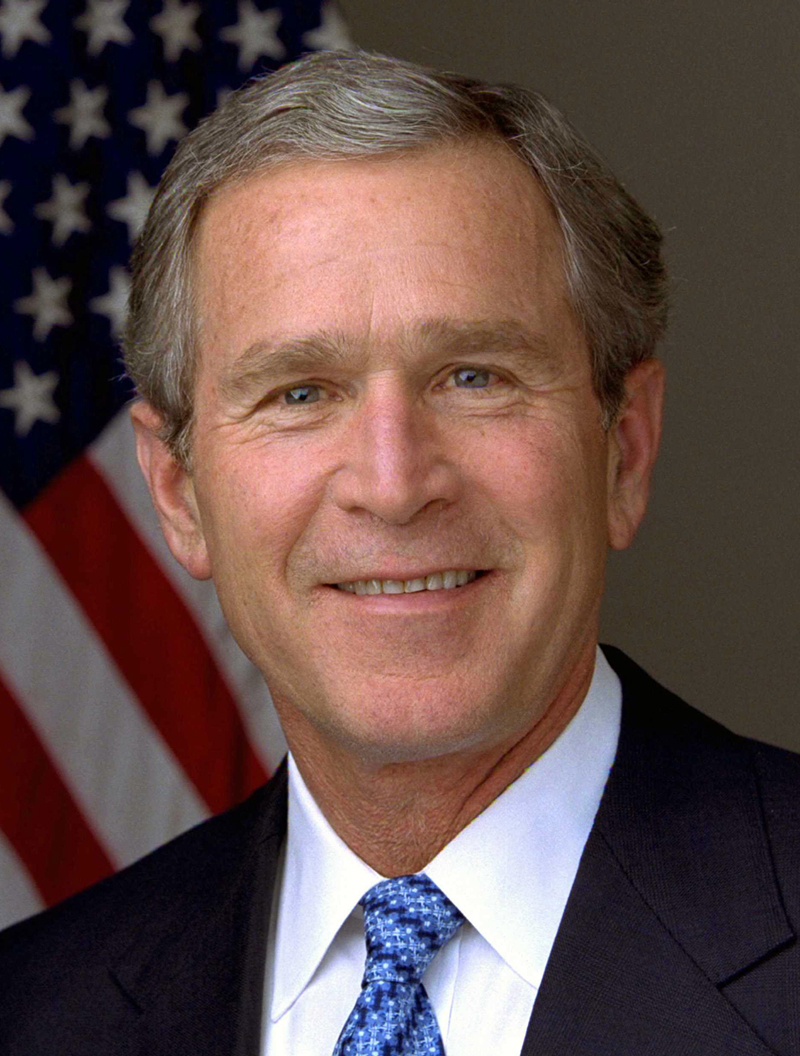
//> input picture 1a.jpg, 800 x 1056 px
$ ./DIP4_2014CSB1011_NikhilTeja 1a.jpg 1b.jpg 1b.jpg   (built with g++ and OpenCV 4)
//> lines starting //> are read from the running program, lines starting //| are printed output that depends on the picture
 #include<iostream>
  #include <queue>
  #include<fstream>
  #include <cmath>
  #include <opencv2/opencv.hpp>
  #include "opencv2/highgui/highgui.hpp"
  #include "opencv2/core/core.hpp"
  #include "opencv2/core/core_c.h"
  #include "opencv2/highgui/highgui_c.h"
  #include "opencv2/imgproc/imgproc_c.h"

  using namespace cv;
  using namespace std;

    Mat image0,image1,warp0,warp1,finalMorph;

    int M_SIZE,N_SIZE;

    int TIE_POINTS=35;
    int * x1;
    int * y11;
    int * x2;
    int * y2;

    /*P AND Q for Warp Image*/
    int * pX;
    int * pY;

    int *qX;
    int *qY;

    /*L AND M FOR IMAGE 0*/
    int * lX;
    int * lY;

    int * mX;
    int * mY;

    /*L1 AND M1 FOR IMAGE 1*/
    int * l1X;
    int * l1Y;

    int * m1X;
    int * m1Y;

    /*XPRIME FOR  EACH LINE*/

    int *primeXx;
    int *primeXy;
  /*Displacei FOR  EACH LINE*/

    int *DisplaceX;
    int *DisplaceY;

  /*Dzum  FOR  EACH LINE*/

   float dSumX;float dSumY;

    /*tempX and tempY are used in addTwoPoints Subroutine*/
    int tempX[1];
    int tempY[1];

    Mat   fromImage; Mat  toImage ;
    Mat   wrapFrom; Mat wrapTo ;
    Mat   morph;

  // Caluclate the Dot Product
  //Input : the coordinates of two vectors
  //Output : the Value of the dotproduct
    int dotP(int l1, int m1 , int l2 , int m2 ){
      int result ;
      result= l1*l2 + m1*m2 ;
      return result;
    }

  //For Caluclating the mod of a line ( i.e Vector )

  float modOfP(int l , int m ){
    float result;
    result=sqrt(l*l + m* m);
    return result;
  }

  // For Addwarp0.at<uchar>(i,j)=(int)image0.at<uchar>(i,j);ing two Points
  int addTwoPoints(int l , int m , int j , int k )
  {
    tempX[0]=l+j;
    tempY[0]=m+k;
    //cout<< "addtwopoints y coordinate"<<m+k << endl;
  }
  float chimpA , chimpB;
  float tempAdd(float l , float m , float j , float k ){
    chimpA=l+j;
    chimpB=m+k;

  }
  char lol [10];
  void read_from_file(int TIE_POINTS){

    std::fstream myfile(lol, std::ios_base::in);

    int a2,count1,i;
    float a;
    int iter=0;

    while(myfile >> a)

    {
        i=iter/8;
        count1=iter%8;

      if(count1==0){
                lX[i]=a;
                iter+=1;
                //cout << lX[i] <<endl;
                continue;
            }
       if(count1==1){
                lY[i]=a;
                iter+=1;
                continue;
            }
        if(count1==2){
                mX[i]=a;
                iter+=1;
                continue;
            }
        if(count1==3){
                mY[i]=a;
                iter+=1;
                continue;
            }
        if(count1==4){
                l1X[i]=a;
                iter+=1;
                continue;
            }
        if(count1==5){
                l1Y[i]=a;
                iter+=1;
                continue;
            }
        if(count1==6){
                m1X[i]=a;
                iter+=1;
                continue;
            }
        if(count1==7){
                m1Y[i]=a;
                //cout << m1Y[i] <<endl;
                iter+=1;
                continue;
            }


    }


  }

  void warp_calc(float t,int TIE_POINTS){


      for(int i=0;i<TIE_POINTS;i++){

        pX[i]=(t)*lX[i]+((1.0-t)*l1X[i]);
        pY[i]=(t)*lY[i]+((1.0-t)*l1Y[i]);
        qX[i]=(t)*mX[i]+((1.0-t)*m1X[i]);
        qY[i]=(t)*mY[i]+((1.0-t)*m1Y[i]);


      }

  }

float pointLineDistance(double u , double v  , int i , int j, int px , int py , int qx, int qy){

   if(u>=0 && u<=1){
    return abs(v);
   }
   else if(u<0){
   return  sqrt((px-i)*(px-i) + (py-j)*(py-j)) ;
   }
   else if(u>1){
    return sqrt((qx-i)*(qx-i) + (qy-j)*(qy-j)) ;
   }
  }


void display_image(){

     //namedWindow("MyWindow", WINDOW_NORMAL);

     namedWindow("image0", WINDOW_NORMAL);
     namedWindow("warp0", WINDOW_NORMAL);
     imshow("image0", image0); //display the image which is stored in the 'orginal' in the "MyWindow" window
     imshow("warp0", warp0);
     namedWindow("image1", WINDOW_NORMAL);
     namedWindow("warpOne", WINDOW_NORMAL);
     imshow("image1", image1); //display the image which is stored in the 'orginal' in the "MyWindow" window
     imshow("warpOne", warp1);
     namedWindow("final", WINDOW_NORMAL);
     imshow("final", finalMorph);
     waitKey(0); //wait infinite time for a keypress

    destroyWindow("image0");
    destroyWindow("final");
    destroyWindow("warp0");
     destroyWindow("image1");

    destroyWindow("warpOne");
    return;

}
  int main(int argc, char const *argv[])
  {
    int i,n;

      //cout << "How many numbers would you like to type? ";
      //cin >> i;
      n=35;

      pY = new (nothrow) int[n];
      pX = new (nothrow) int[n];
      qX = new (nothrow) int[n];
      qY = new (nothrow) int[n];
      lY = new (nothrow) int[n];
      lX = new (nothrow) int[n];
      mX = new (nothrow) int[n];
      mY = new (nothrow) int[n];
      l1Y = new (nothrow) int[n];
      l1X = new (nothrow) int[n];
      m1X = new (nothrow) int[n];
      m1Y = new (nothrow) int[n];
      primeXx = new (nothrow) int[n];
      primeXy = new (nothrow) int[n];
      DisplaceX= new (nothrow) int[n];
      DisplaceY= new (nothrow) int[n];
      int finalXPrimeX[1];
      int finalXPrimeY[1];
      finalXPrimeX[0]=0;
      finalXPrimeY[0]=0;
      tempX[0]=0;
      tempY[0]=0;

      // TO TAKE THE VALUES OF TIE POINTS

      //  char* im1 = argv[1];
      //char* im2 = argv[2];

      image0= imread(argv[1],CV_LOAD_IMAGE_GRAYSCALE);
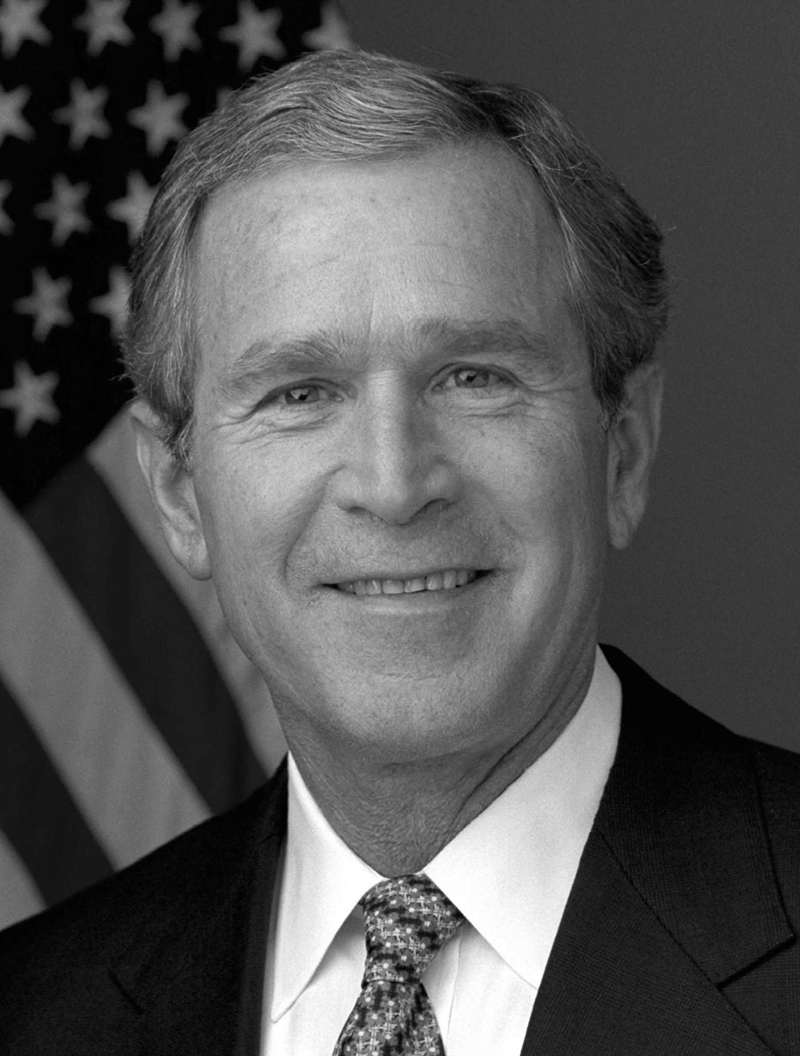
//> image0: 1056 rows x 800 cols, CV_8UC1; min 0, max 255, mean 82.5

      M_SIZE=image0.rows;
//> M_SIZE = 1056
      N_SIZE=image0.cols;
//> N_SIZE = 800

      //Mat warp0(M_SIZE,N_SIZE,image0.type());

      image1 = imread(argv[2],CV_LOAD_IMAGE_GRAYSCALE);
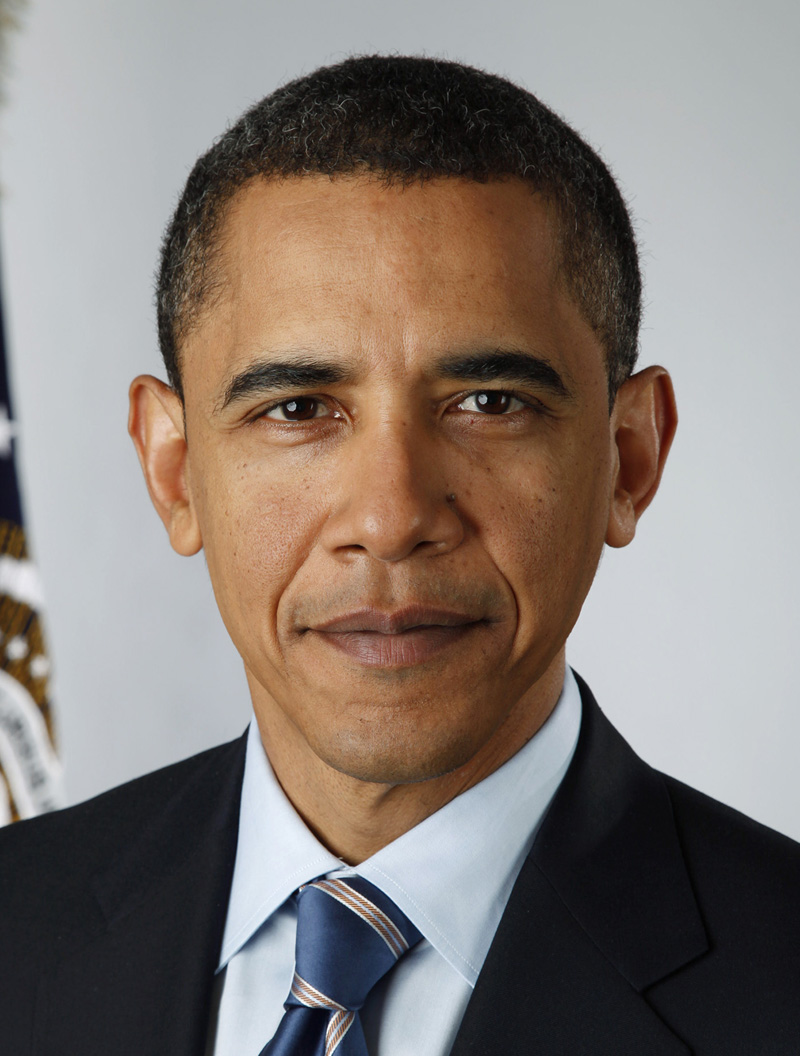
//> input picture 1b.jpg, 800 x 1056 px
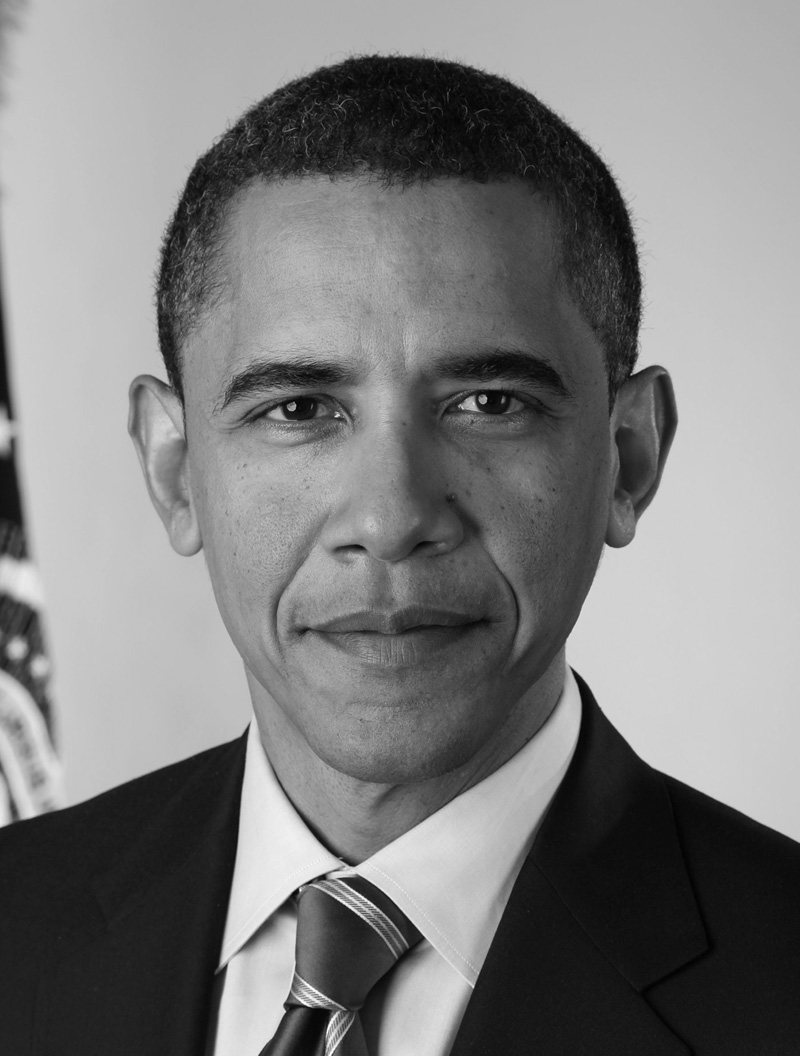
//> image1: 1056 rows x 800 cols, CV_8UC1; min 1, max 255, mean 125.7
      //  warp0=image1.clone();
      warp0 =   Mat::zeros(image0.size(), image0.type());
      warp1 =   Mat::zeros(image1.size(), image1.type());


        int M1_SIZE,N1_SIZE;
        M1_SIZE=image1.rows;
//> M1_SIZE = 1056
        N1_SIZE=image1.cols;
//> N1_SIZE = 800
        float t;
        t=0.8;
        strcpy(lol,argv[3]);
      read_from_file(35);
//> after the loop in read_from_file, `while(myfile >> a)`: iter = 0

      warp_calc(t,35);
      // removing garbage vals
      for (int i = 0; i < 35; ++i)
      {
        DisplaceY[i]=0;
        DisplaceX[i]=0;
      }


    int lineCount=TIE_POINTS;  // used in caluclation of x prime
    float u;  // used in caluclation of x prime
    float v ; // used in caluclation of x prime
    float length,distance ;

    float a , b ,p;double weight,weightSum; //used in weight caluclation
    a=0.5; b=1; p=0.2;
    weight=0;

    //a=0.5; b=1; p=0.2;
   dSumX=0;dSumY=0;
    //cout<<"Initial DSUM is ( "<< dSumX[0] << "," <<dSumY[0] <<")" << endl;
    weightSum = 0 ;// As in Algorithm weightsum=0;
    int lineA,lineB ,lineC ; // Coefficients of line A B and C ;
    float tempu;float tempPrime,tempv;
    float a1 , b1;   // temp variables used in (i.e after first addtwopoints to store xcord and ycord)
    int flag=0 ; // The source is image 0 and for Flag = 1 The source is image 1 ;
    int count=0;
    if (flag==0)
    {
      for (int i = 0; i < M_SIZE; ++i)
      {
        for (int j = 0; j < N_SIZE; ++j)
        { weightSum=0;dSumX=0; // As in Algorithm dsum=(0,0);
          dSumY=0;
          for (int k = 0; k < lineCount; ++k)
          {
            //cout << "entered " << endl;
              u = dotP(i-pX[k],j-pY[k],qX[k]-pX[k],qY[k]-pY[k]);
              tempu= dotP(qX[k]-pX[k],qY[k]-pY[k],qX[k]-pX[k],qY[k]-pY[k]) ;
              u = u /(float) tempu;
             // printf("u is %d \n",u);

              v = dotP(i-pX[k],j-pY[k],(-1*qY[k]+pY[k]),qX[k]-pX[k]);

              tempv=modOfP(qX[k]-pX[k],qY[k]-pY[k]);
              v=v/tempv;
                //printf("v is %d \n",v);printf("M_Size is %d \n",M_SIZE);
      //printf("N_SIZE is %d \n",N_SIZE);
              //V Caluclation Done

              tempv=modOfP(mX[k]-lX[k],mY[k]-lY[k]);
              tempPrime=v/tempv;
              tempPrime=tempPrime;
              tempAdd(u*(mX[k]-lX[k]),u*(mY[k]-lY[k]),tempPrime*(-mY[k]+lY[k]),tempPrime*(mX[k]-lX[k]));
              a1=chimpA;
              b1=chimpB;
              tempAdd(a1,b1, lX[k] , lY[k]);
              primeXx[k]=(int)(chimpA);
              primeXy[k]=(int)chimpB;


              //float pointLineDistance(int u , int v  , int i , int j, int px , int py , int qx, int qy)
              distance=pointLineDistance(u,v,i,j,pX[k],pY[k],qX[k],qY[k]);
             // cout<<distance<<"distance"<<endl;
              length=modOfP(qX[k]-pX[k],qY[k]-pY[k]);
              //end of distance and length


             // length=modOfP(qX[k]-pX[k],qY[k]-pY[k]);
             // printf("length is %d\n",length);
              weight= pow(length,0.2)/(0.5+distance);
              addTwoPoints(primeXx[k],primeXy[k],-i,-j); // Disp[k] = Xk - X
              DisplaceX[k]=(tempX[0]);
              DisplaceY[k]=(tempY[0]);
              // [4 lines of commented-out code are left out]
              dSumX=DisplaceX[k]*weight +dSumX;

              dSumY=DisplaceY[k]*weight +dSumY;


              //cout<<dSumX[0]<<"dsumX"<<endl;
              weightSum += weight;
              //cout<<endl<<endl<<endl;

                if(i==0 && j==0  && 1)
             {  //printf("X is %d \n",primeXx[k]);
                // [7 lines of commented-out code are left out]

              }
              //  cout << "X is (0,0" << endl;
               // cout<< " P is " << pX[0] <<


          } // Ending the Eachline Loop !! K indexed loop
          //addTwoPoints(i,j,round(dSumX/weightSum),round(dSumY/weightSum));
          finalXPrimeX[0]=(int)(i+(dSumX/weightSum));
          finalXPrimeY[0]=(int)(j+(dSumY/weightSum));
          if((finalXPrimeX[0]>=0&& finalXPrimeX[0]<image0.rows) && finalXPrimeY[0]>=0 && finalXPrimeY[0]<N_SIZE)
            warp0.at<uchar>(j,i)=(int)image0.at<uchar>(finalXPrimeY[0],finalXPrimeX[0]);
        }
      }
//> after the loop, weightSum = 0; dSumX = 0; dSumY = 0; u = nan; tempu = 0; v = nan; tempPrime = nan
    }
    flag=1;
    if (flag==1)
    {
      for (int i = 0; i < M_SIZE; ++i)
      {
        for (int j = 0; j < N_SIZE; ++j)
        { weightSum=0;dSumX=0; // As in Algorithm dsum=(0,0);
          dSumY=0;
          for (int k = 0; k < lineCount; ++k)
          {
            //cout << "entered " << endl;
              u = dotP(i-pX[k],j-pY[k],qX[k]-pX[k],qY[k]-pY[k]);
              tempu= dotP(qX[k]-pX[k],qY[k]-pY[k],qX[k]-pX[k],qY[k]-pY[k]) ;
              u = u /(float) tempu;
             // printf("u is %d \n",u);

              v = dotP(i-pX[k],j-pY[k],(-1*qY[k]+pY[k]),qX[k]-pX[k]);

              tempv=modOfP(qX[k]-pX[k],qY[k]-pY[k]);
              v=v/tempv;
                //printf("v is %d \n",v);printf("M_Size is %d \n",M_SIZE);
      //printf("N_SIZE is %d \n",N_SIZE);
              //V Caluclation Done

              tempv=modOfP(m1X[k]-l1X[k],m1Y[k]-l1Y[k]);
              tempPrime=v/tempv;
              tempPrime=tempPrime;
              tempAdd(u*(m1X[k]-l1X[k]),u*(m1Y[k]-l1Y[k]),tempPrime*(-m1Y[k]+l1Y[k]),tempPrime*(m1X[k]-l1X[k]));
              a1=chimpA;
              b1=chimpB;
              tempAdd(a1,b1, l1X[k] , l1Y[k]);
              primeXx[k]=(int)(chimpA);
              primeXy[k]=(int)chimpB;


              //float pointLineDistance(int u , int v  , int i , int j, int px , int py , int qx, int qy)
              distance=pointLineDistance(u,v,i,j,pX[k],pY[k],qX[k],qY[k]);
             // cout<<distance<<"distance"<<endl;
              length=modOfP(qX[k]-pX[k],qY[k]-pY[k]);
              //end of distance and length


             // length=modOfP(qX[k]-pX[k],qY[k]-pY[k]);
             // printf("length is %d\n",length);
              weight= pow(length,0.2)/(0.5+distance);
              addTwoPoints(primeXx[k],primeXy[k],-i,-j); // Disp[k] = Xk - X
              DisplaceX[k]=(tempX[0]);
              DisplaceY[k]=(tempY[0]);
              // [4 lines of commented-out code are left out]
              dSumX=DisplaceX[k]*weight +dSumX;

              dSumY=DisplaceY[k]*weight +dSumY;


              //cout<<dSumX[0]<<"dsumX"<<endl;
              weightSum += weight;
              //cout<<endl<<endl<<endl;

                if(i==0 && j==0  && 1)
             {  //printf("X is %d \n",primeXx[k]);
                // [7 lines of commented-out code are left out]

              }
              //  cout << "X is (0,0" << endl;
               // cout<< " P is " << pX[0] <<


          } // Ending the Eachline Loop !! K indexed loop
          //addTwoPoints(i,j,round(dSumX/weightSum),round(dSumY/weightSum));
          finalXPrimeX[0]=(int)(i+(dSumX/weightSum));
          finalXPrimeY[0]=(int)(j+(dSumY/weightSum));
          if((finalXPrimeX[0]>=0&& finalXPrimeX[0]<image0.rows) && finalXPrimeY[0]>=0 && finalXPrimeY[0]<N_SIZE)
            warp1.at<uchar>(j,i)=(int)image1.at<uchar>(finalXPrimeY[0],finalXPrimeX[0]);
        }

        }
      }

    finalMorph =   Mat::zeros(image1.size(), image1.type());
    for (int i = 0; i < image0.rows; ++i)
    {
      for (int j = 0; j < image0.cols; ++j)
      {
        finalMorph.at<uchar>(i,j)=(1-t)*((int)warp0.at<uchar>(i,j)) +t*((int)warp1.at<uchar>(i,j));
      }
    }
//> finalMorph: 1056 rows x 800 cols, CV_8UC1; every value is 0

    display_image();
    //cout<< y2[3] << endl;
    return 0;
  }
